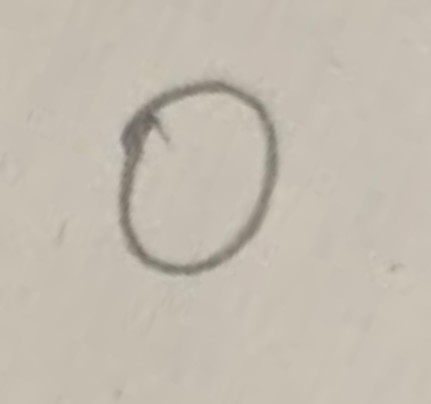
#> input picture digits/zero.jpg, 431 x 404 px, found by its file name
$ jupyter execute --allow-errors pyTorch_Workshop.ipynb
#> lines starting #> are read from the running program, lines starting #| are printed output that depends on the picture; after the words box and inside, x2 and y2 are one past the last pixel; in counts of white or black regions, pixels touching at a corner belong together
<a href="https://colab.research.google.com/github/vjoshy/NNFS/blob/main/pyTorch_Workshop.ipynb" target="_parent"></a>

#  PyTorch Tutorial

This is the code

[cell 1]
from google.colab import drive
drive.mount('/content/drive')

[cell 2]
import pandas as pd
import numpy as np
import matplotlib.pyplot as plt
from tqdm import tqdm


#> (the rest of this cell did not finish here and is left out)

[cell 3]
from torch.utils.data import TensorDataset, DataLoader
import torch
import torch.nn as nn
import torch.optim as optim


#> (the rest of this cell did not finish here and is left out)

[cell 4]
# Define network parameters
input_size = 784
hidden_size = 16
output_size = 10 # classification problem ergo: 0 - 9 digits to classify

# Create the network
#> (the rest of this cell did not finish here and is left out)

## A note about logits

The raw values from the final layer are called "logits" by convention in machine learning and neural networks. These values are essentially the weighted sum of inputs to that final layer, calculated by the linear transformation (matrix multiplication plus bias): `z = Wx + b`.

The term "logit" comes from logistic regression, where the log-odds ratio is often called the logit, where `logit(p) = log(p/(1-p))`. Maps `(0,1)` of probability to `(-inf, inf)`. To go back to p, we'd use something like a sigmoid function i.e, `sigmoid(z) = 1/(1+e^(-z))`, where z is the "logit".

In neural networks, this term has been adopted more broadly to refer to the raw, unnormalized outputs of the network before any final activation function like softmax is applied. There's nothing special about these values that inherently makes them "logits" - they're simply the direct outputs of the final linear layer. We call them logits because they serve the same function as logits in logistic regression: they represent unnormalized scores that, after transformation (typically through softmax), can be interpreted as probabilities.

[cell 5]
index = 5

#> (the rest of this cell did not finish here and is left out)

The following code is to convert any image into MNIST format. Ensure cv2 library is installed, if not it can b installed via  `pip install opencv-python`

[cell 6]
import cv2

def preprocess_digit(image_path, target_size=(28, 28)):

    # Read the image and convert to grayscale
#> called with target_size = (28, 28)
    img = cv2.imread(image_path)
#> img is the input picture: shape (404, 431, 3); mean B, G, R 176.2, 187.9, 195.9
    if img is None:
        raise ValueError(f"Could not read image {image_path}")

    gray = cv2.cvtColor(img, cv2.COLOR_BGR2GRAY)

    # Threshold the image - Otsu works well for clear handwriting on white paper
    b, binary = cv2.threshold(gray, 0, 255, cv2.THRESH_BINARY_INV + cv2.THRESH_OTSU)
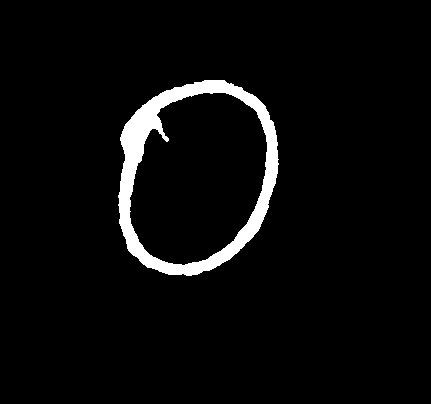
#> binary: shape (404, 431); 4.1% white; 1 white region
#> b = 164

    # Find contours to identify the digit
    contours, d = cv2.findContours(binary, cv2.RETR_EXTERNAL, cv2.CHAIN_APPROX_SIMPLE)
#> contours = 1 contour; box (x1, y1, x2, y2) and area: (118, 80, 279, 276) 24868; d = [[-1, -1, -1, -1]]

    # If contours exist, find the largest one (should be the digit)
    if contours:
        largest_contour = max(contours, key=cv2.contourArea)
#> largest_contour = contour of 264 points, box (x1, y1, x2, y2) (118, 80, 279, 276), area 24868
        x, y, w, h = cv2.boundingRect(largest_contour)
#> x = 118; y = 80; w = 161; h = 196

        # Add some padding
        padding = 4
        x_start = max(0, x - padding)
#> x_start = 114
        y_start = max(0, y - padding)
#> y_start = 76
        x_end = min(binary.shape[1], x + w + padding)
#> x_end = 283
        y_end = min(binary.shape[0], y + h + padding)
#> y_end = 280

        # Extract the digit
        digit = binary[y_start:y_end, x_start:x_end]
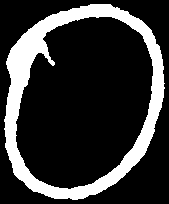
#> digit: shape (204, 169); 20.8% white; 1 white region, box (x1, y1, x2, y2) and area: (4, 4, 165, 200) 7176
    else:
        # If no contours found, use the whole image
        digit = binary

    # Make square by padding
    h, w = digit.shape
#> h = 204; w = 169
    if h > w:
        diff = h - w
#> diff = 35
        pad_left = diff // 2
#> pad_left = 17
        pad_right = diff - pad_left
#> pad_right = 18
        digit = cv2.copyMakeBorder(digit, 0, 0, pad_left, pad_right, cv2.BORDER_CONSTANT, value=0)
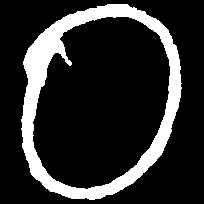
#> digit: shape (204, 204); 17.2% white; 1 white region, box (x1, y1, x2, y2) and area: (21, 4, 182, 200) 7176
    else:
        diff = w - h
        pad_top = diff // 2
        pad_bottom = diff - pad_top
        digit = cv2.copyMakeBorder(digit, pad_top, pad_bottom, 0, 0, cv2.BORDER_CONSTANT, value=0)

    # Resize to target size
    digit = cv2.resize(digit, target_size, interpolation=cv2.INTER_AREA)
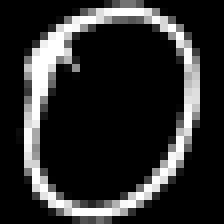
#> digit: shape (28, 28) (shown 8 times larger); min 0, max 255, mean 44

    # Normalize to [0, 1]
    mnist_img = digit / 255.0

    # Create PyTorch tensor and add batch dimension
    tensor_img = torch.FloatTensor(mnist_img).unsqueeze(0)

    # Flatten the tensor to match model input shape (if needed)
    if len(tensor_img.shape) == 3:  # [batch, height, width]
        tensor_img = tensor_img.reshape(1, -1)  # Flatten to [batch, 784]

    return mnist_img, tensor_img

# Example usage with visualization
def test_digit_preprocessing(image_path):

    # Preprocess the digit
    mnist_img, tensor_img = preprocess_digit(image_path)

    # Display original image
    orig_img = cv2.imread(image_path)
    orig_img = cv2.cvtColor(orig_img, cv2.COLOR_BGR2RGB)

    # Create figure with two subplots
    fig, (ax1, ax2) = plt.subplots(1, 2, figsize=(8, 4))

    # Show original image
    ax1.imshow(orig_img)
    ax1.set_title("Original Image")
    ax1.axis('off')

    # Show processed image
    ax2.imshow(mnist_img, cmap='gray')
    ax2.set_title("Processed Image (MNIST format)")
    ax2.axis('off')

    plt.tight_layout()
    plt.show()

    print(f"Tensor shape: {tensor_img.shape}")

    return mnist_img, tensor_img

$ run again, with digits/five.jpg copied over digits/zero.jpg
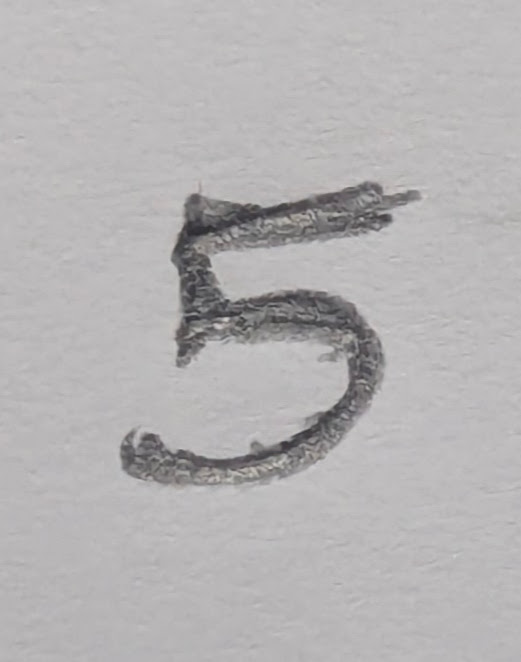
#> input picture digits/five.jpg, 521 x 662 px, found by its file name
#> in preprocess_digit, img is the input picture: shape (662, 521, 3); mean B, G, R 179.7, 178.7, 180.7
#> in preprocess_digit, `b, binary = cv2.threshold(gray, 0, 255, cv2.THRESH_BINARY_INV + cv2.TH..`:
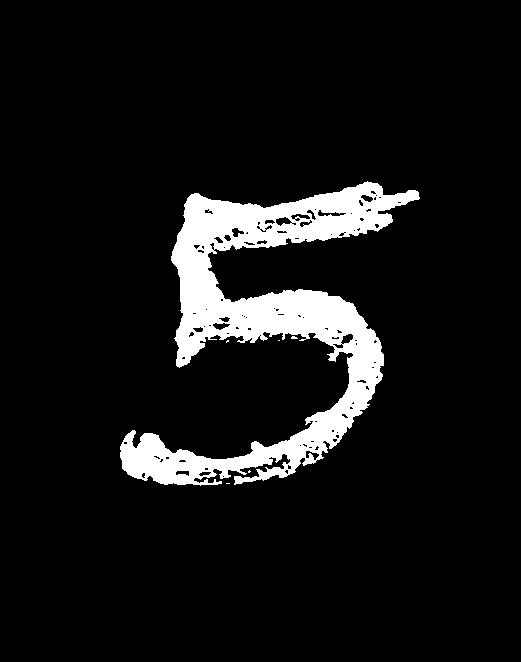
#> binary: shape (662, 521); 8.3% white; 6 white regions (5 under 20 px)
#> b = 147
#> contours = 6 contours, 5 with area under 20; largest, box (x1, y1, x2, y2) and area: (120, 181, 420, 486) 28792; d = [[1, -1, -1, -1], [2, 0, -1, -1], [3, 1, -1, -1], [4, 2, -1, -1], [5, 3, -1, -1], [-1, 4, -1, -1]]
#> largest_contour = contour of 1255 points, box (x1, y1, x2, y2) (120, 181, 420, 486), area 28792
#> in preprocess_digit, `x, y, w, h = cv2.boundingRect(largest_contour)`: x = 120; y = 181; w = 300; h = 305
#> x_start = 116
#> y_start = 177
#> x_end = 424
#> y_end = 490
#> in preprocess_digit, `digit = cv2.resize(digit, target_size, interpolation=cv2.INTER_AREA)`:
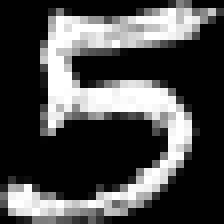
#> digit: shape (28, 28) (shown 8 times larger); min 0, max 255, mean 74.4

$ run again, with digits/nine.jpg copied over digits/zero.jpg
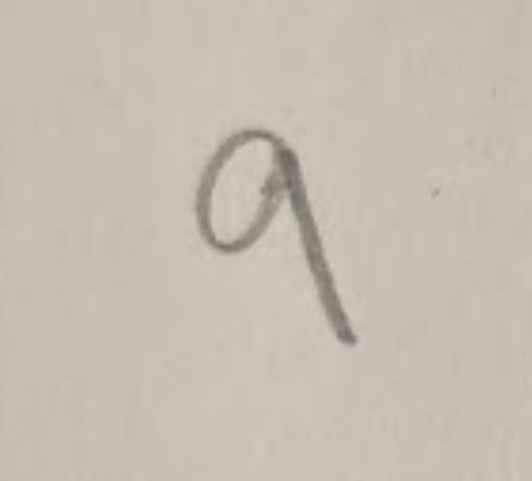
#> input picture digits/nine.jpg, 532 x 481 px, found by its file name
#> in preprocess_digit, img is the input picture: shape (481, 532, 3); mean B, G, R 177.7, 190.2, 198.2
#> in preprocess_digit, `b, binary = cv2.threshold(gray, 0, 255, cv2.THRESH_BINARY_INV + cv2.TH..`:
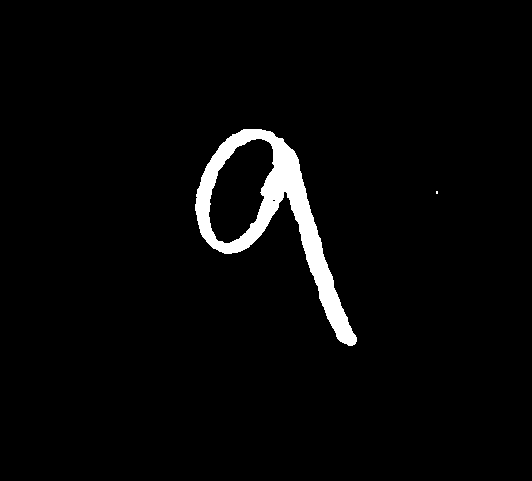
#> binary: shape (481, 532); 3% white; 2 white regions (1 under 20 px)
#> b = 167
#> contours = 2 contours, 1 with area under 20; largest, box (x1, y1, x2, y2) and area: (195, 129, 357, 346) 11744; d = [[1, -1, -1, -1], [-1, 0, -1, -1]]
#> largest_contour = contour of 353 points, box (x1, y1, x2, y2) (195, 129, 357, 346), area 11744
#> in preprocess_digit, `x, y, w, h = cv2.boundingRect(largest_contour)`: x = 195; y = 129; w = 162; h = 217
#> x_start = 191
#> y_start = 125
#> x_end = 361
#> y_end = 350
#> in preprocess_digit, `digit = cv2.resize(digit, target_size, interpolation=cv2.INTER_AREA)`:
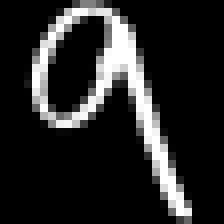
#> digit: shape (28, 28) (shown 8 times larger); min 0, max 255, mean 38.6
